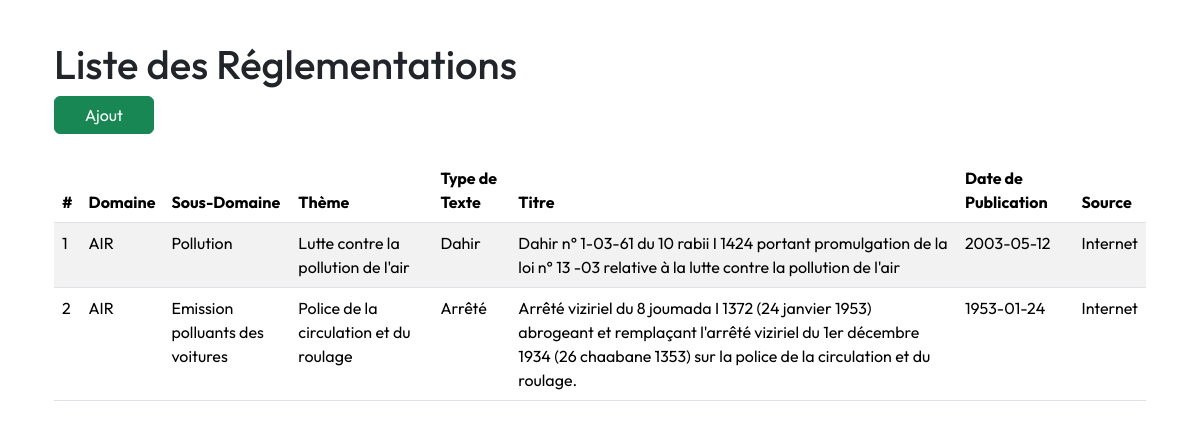
The app's page /liste-reglementations with its own data.
### app/models.py (models this page shows)
class Reglementation(db.Model):
    __tablename__ = 'reglementation'
    id = db.Column(db.Integer, primary_key=True)
    titre = db.Column(db.String(200), nullable=False)
    type_texte = db.Column(db.String(100), nullable=False)
    date_publication = db.Column(db.Date, nullable=False)
    date_derniere_mise_a_jour = db.Column(db.Date, nullable=True)
    source = db.Column(db.String(200), nullable=False)
    db.relationship('ReglementationSecteur', backref='reglementation', lazy=True)
    theme_id = db.Column(db.Integer, db.ForeignKey('theme.id'), nullable=False)
    sous_domaine_id = db.Column(db.Integer, db.ForeignKey('sous_domaine.id'), nullable=False)
    versions = db.relationship('VersionReglementation', backref='reglementation', lazy=True)
    articles = db.relationship('Article', backref='reglementation', lazy=True)

class Domaine(db.Model):
    __tablename__ = 'domaine'
    id = db.Column(db.Integer, primary_key=True)
    nom = db.Column(db.String(100), nullable=False)
    description = db.Column(db.Text, nullable=True)
    sous_domaines = db.relationship('SousDomaine', backref='domaine', lazy=True)

class SousDomaine(db.Model):
    __tablename__ = 'sous_domaine'
    id = db.Column(db.Integer, primary_key=True)
    nom = db.Column(db.String(100), nullable=False)
    description = db.Column(db.Text, nullable=True)
    domaine_id = db.Column(db.Integer, db.ForeignKey('domaine.id'), nullable=False)
    reglementations = db.relationship('Reglementation', backref='sous_domaine', lazy=True)

class Theme(db.Model):
    __tablename__ = 'theme'
    id = db.Column(db.Integer, primary_key=True)
    nom = db.Column(db.String(100), nullable=False)
    description = db.Column(db.Text, nullable=True)
    reglementations = db.relationship('Reglementation', backref='theme', lazy=True)

### app/routes/reglement.py (the view)
@bp.route('/liste-reglementations', methods=['GET'])
def liste_reglementations():
    try:
        reglementations = Reglementation.query.all()
        if not reglementations:
            flash("Aucune réglementation n'est disponible.", "warning")
            return render_template('reglementations/liste_reglementations.html', reglementations=[])
        return render_template('reglementations/liste_reglementations.html', reglementations=reglementations)
    except Exception as e:
        flash(f"Erreur lors de la récupération des réglementations : {str(e)}", "danger")
        return redirect(url_for('main.index'))  # Rediriger en cas d'erreur

### app/templates/reglementations/liste_reglementations.html
{% extends "layout.html" %}
{% block content %}
<div class="container mt-4">
    <h1>Liste des Réglementations</h1>
    <a class="btn btn-success" href="{{ url_for('reglement.ajouter_reglementation') }}">Ajout</a>
    {% if reglementations %}
        <table class="table table-striped mt-4">
            <thead>
                <tr>
                    <th>#</th>
                    <th>Domaine</th>
                    <th>Sous-Domaine</th>
                    <th>Thème</th>
                    <th>Type de Texte</th>
                    <th>Titre</th>
                    <th>Date de Publication</th>
                    <th>Source</th>
                </tr>
            </thead>
            <tbody>
                {% for reglementation in reglementations %}
                    <tr>
                        <td>{{ loop.index }}</td>
                        <td>{{ reglementation.sous_domaine.domaine.nom }}</td>
                        <td>{{ reglementation.sous_domaine.nom if reglementation.sous_domaine else 'N/A' }}</td>
                        <td>{{ reglementation.theme.nom if reglementation.theme else 'N/A' }}</td>
                        <td>{{ reglementation.type_texte }}</td>
                        <td>{{ reglementation.titre }}</td>
                        <td>{{ reglementation.date_publication }}</td>
                        <td>{{ reglementation.source }}</td>
                    </tr>
                {% endfor %}
            </tbody>
        </table>
    {% else %}
        <p>Aucune réglementation n'a été trouvée.</p>
    {% endif %}
</div>
{% endblock %}

### app/static/main.css (style rules this page uses)
:root { --nomai : #5d91a5; --vert : #797d73; --roze: #fc83cd33; --blue: #0b76b488; }
body { font-family: 'Outfit', sans-serif; }
.btn { min-width: 100px; }

### records on screen
Reglementation: sous_domaine.domaine.nom "AIR", sous_domaine "Pollution", theme "Lutte contre la pollution de l'air", type_texte "Dahir", titre "Dahir n° 1-03-61 du 10 rabii I 1424 portant promulgation de la loi n° 13 -03 relative à la lutte contre la pollution de l'air", date_publication "2003-05-12", source "Internet"
Reglementation: sous_domaine.domaine.nom "AIR", sous_domaine "Emission polluants des voitures", theme "Police de la circulation et du roulage", type_texte "Arrêté", titre "Arrêté viziriel du 8 joumada I 1372 (24 janvier 1953) abrogeant et remplaçant l'arrêté viziriel du 1er décembre 1934 (26 chaabane 1353) sur la police de la circulation et du roulage.", date_publication "1953-01-24", source "Internet"
